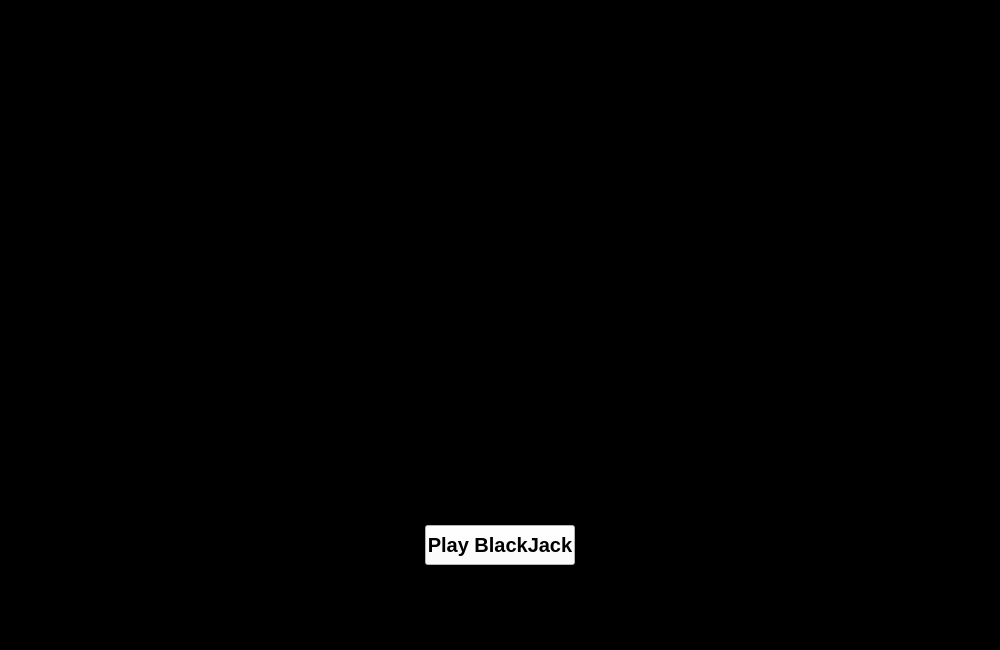
<?xml version="1.0" encoding="UTF-8"?>
<ui version="4.0">
 <class>MainWindow</class>
 <widget class="QMainWindow" name="MainWindow">
  <property name="geometry">
   <rect>
    <x>0</x>
    <y>0</y>
    <width>1000</width>
    <height>650</height>
   </rect>
  </property>
  <property name="windowTitle">
   <string>MainWindow</string>
  </property>
  <property name="styleSheet">
   <string notr="true">background-color: rgb(34, 129, 20);</string>
  </property>
  <widget class="QWidget" name="centralwidget">
   <property name="styleSheet">
    <string notr="true">background-color: rgb(0, 0, 0);</string>
   </property>
   <widget class="QPushButton" name="play_button">
    <property name="geometry">
     <rect>
      <x>425</x>
      <y>525</y>
      <width>150</width>
      <height>40</height>
     </rect>
    </property>
    <property name="font">
     <font>
      <pointsize>15</pointsize>
      <bold>true</bold>
     </font>
    </property>
    <property name="styleSheet">
     <string notr="true">background-color: rgb(252, 255, 255);
color: rgb(0, 0, 0);</string>
    </property>
    <property name="text">
     <string>Play BlackJack</string>
    </property>
   </widget>
   <widget class="QLabel" name="home_screen">
    <property name="geometry">
     <rect>
      <x>0</x>
      <y>0</y>
      <width>1000</width>
      <height>650</height>
     </rect>
    </property>
    <property name="text">
     <string/>
    </property>
    <property name="scaledContents">
     <bool>true</bool>
    </property>
   </widget>
   <widget class="QLabel" name="label">
    <property name="geometry">
     <rect>
      <x>290</x>
      <y>0</y>
      <width>381</width>
      <height>121</height>
     </rect>
    </property>
    <property name="font">
     <font>
      <family>PT Sans Caption</family>
      <pointsize>25</pointsize>
      <bold>true</bold>
     </font>
    </property>
    <property name="autoFillBackground">
     <bool>false</bool>
    </property>
    <property name="styleSheet">
     <string notr="true">background-color: transparent;
color: rgb(0, 0, 0);</string>
    </property>
    <property name="text">
     <string>EC327 BlackJack App</string>
    </property>
    <property name="alignment">
     <set>Qt::AlignCenter</set>
    </property>
   </widget>
   <widget class="QLabel" name="Balance">
    <property name="geometry">
     <rect>
      <x>100</x>
      <y>490</y>
      <width>151</width>
      <height>16</height>
     </rect>
    </property>
    <property name="font">
     <font>
      <pointsize>15</pointsize>
      <bold>true</bold>
     </font>
    </property>
    <property name="styleSheet">
     <string notr="true">color: rgb(0, 0, 0);
background-color: transparent;</string>
    </property>
    <property name="text">
     <string>Set Balance:</string>
    </property>
   </widget>
   <zorder>home_screen</zorder>
   <zorder>play_button</zorder>
   <zorder>label</zorder>
   <zorder>Balance</zorder>
  </widget>
 </widget>
 <resources/>
 <connections/>
</ui>
